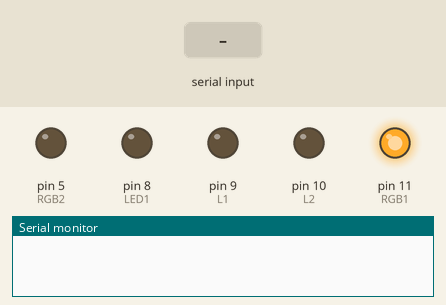
A sketch run on a simulated Arduino Uno, built with avr-gcc and run on an emulated ATmega328P. Parts: output pins drawn as LEDs (lit = HIGH), the last lines printed to the serial monitor. The inputs (shaded band) are chosen by the test bench. Pins used as bus, display or sensor lines are not drawn.

Above: at 1.8 s.
1.9 s: "lightsOn/1\n" received over the second serial link
At 3.1 s:
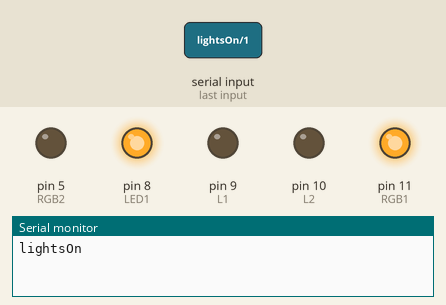
3.4 s: "lightsOn/150\n" received over the second serial link
At 4.4 s:
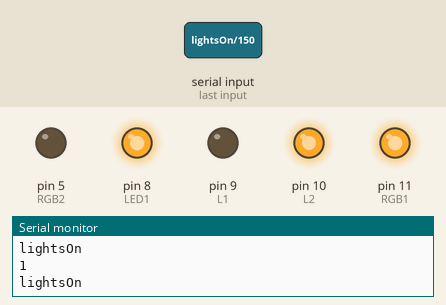
4.9 s: "lightsOff/1\n" received over the second serial link
At 5.5 s:
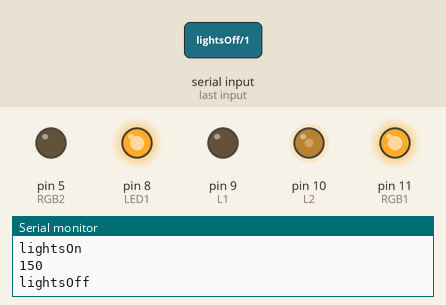
6.4 s: "90/45/200/10\n" received over the second serial link
At 6.7 s:
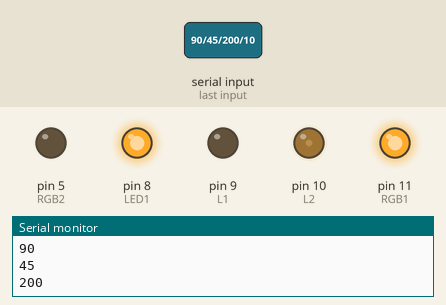
7.9 s: "1/90/45\n" received over the second serial link
At 9.0 s:
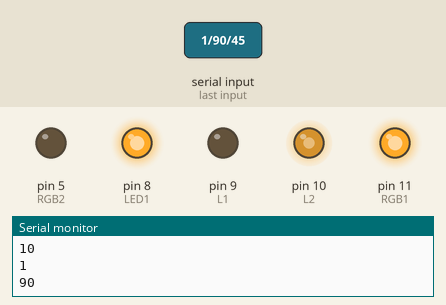
Timing chart, 0 to 10.4 s (numbered marks = the images above; inputs shaded):
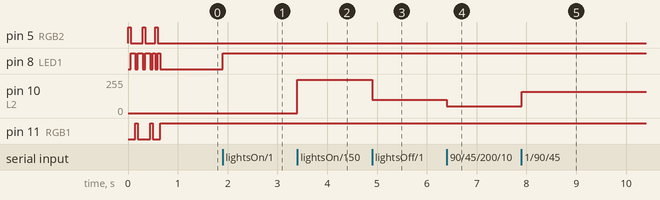

The sketch:

Main.ino
```cpp
#include <SoftwareSerial.h>
#define L1 9
#define L2 10
#define R1 3
#define R2 6
#define bluetoothTx 12
#define bluetoothRx 13
#define LED1 8
#define LED2 14
#define RGB1 11
#define RGB2 5

String content = "";
int trimLeft;
int trimRight;
bool isConnected = false;
SoftwareSerial bluetooth(bluetoothTx, bluetoothRx);

void setup()
{
  pinMode(L1, OUTPUT);
  pinMode(L2, OUTPUT);
  pinMode(R1, OUTPUT);
  pinMode(R2, OUTPUT);
  pinMode(LED1, OUTPUT);
  pinMode(RGB1, OUTPUT);
  pinMode(RGB2, OUTPUT);
  Serial.begin(57600);
  bluetooth.begin(57600);
  rgb(0, 255);
  headlights(LOW);
  delay(50);
  rgb(0, 0);
  headlights(HIGH);
  delay(100);
  rgb(255, 0);
  headlights(LOW);
  delay(50);
  rgb(0, 0);
  headlights(HIGH);
  delay(100);
  rgb(0, 255);
  headlights(LOW);
  delay(50);
  rgb(0, 0);
  headlights(HIGH);
  delay(100);
  rgb(255, 0);
  headlights(LOW);
  delay(50);
  rgb(0, 0);
  headlights(HIGH);
  delay(50);
  rgb(0, 255);
  headlights(LOW);
  delay(50);
  rgb(0, 0);
  headlights(HIGH);
  delay(50);
  rgb(255, 0);
  headlights(LOW);
}

void loop()
{
  /*if (isConnected == false) {
    rgb(255, 0);
    delay(500);
    rgb(0, 0);
    }*/
  if (bluetooth.available()) {
    isConnected = true;
    char character = (char) bluetooth.read();
    //Serial.println(character);
    if (character == '/') {
      Serial.println(content);
      if (strstr(content.c_str(), "trim")) {
        motorTrim(content);
      } else if (strstr(content.c_str(), "rgb")) {
        int equal = content.indexOf("=") + 1;
        content.remove(0, equal);
        int r = split(content, ',', 0).toInt();
        int g = split(content, ',', 1).toInt();
        rgb(r, g);
      } else if (content == "lightsOn") {
        headlights(HIGH);
      } else if (content == "lightsOff") {
        headlights(LOW);
      } else {
        motors(content);
      }
      content = "";
    } else {
      content.concat(character);
    }
  }
}

void motors(String content) {
  int left = split(content, ',', 0).toInt();
  int right = split(content, ',', 1).toInt();
  rightWheels(right);
  leftWheels(left);
}

void motorTrim(String content) {
  if (content == "trimLeft+") {
    trimLeft++;
  }
  if (content == "trimLeft-") {
    trimLeft--;
  }
  if (content == "trimRight+") {
    trimRight++;
  }
  if (content == "trimRight-") {
    trimRight--;
  }
  if (content == "trimLeftReset") {
    trimLeft = 0;
  }
  if (content == "trimRightReset") {
    trimRight = 0;
  }
}

void rightWheels(int rightWheel) {
  if (rightWheel >= 250) {
    analogWrite(R1, rightWheel - 250 + trimRight);
    digitalWrite(R2, LOW);
  }
  if (rightWheel < 250) {
    digitalWrite(R1, LOW);
    analogWrite(R2, 250 - rightWheel + trimRight);
  }
}

void leftWheels(int leftWheel) {
  if (leftWheel >= 250) {
    analogWrite(L1, leftWheel - 250 + trimLeft);
    digitalWrite(L2, LOW);
  }
  if (leftWheel < 250) {
    digitalWrite(L1, LOW);
    analogWrite(L2, 250 - leftWheel + trimLeft);
  }
}

void rgb(int r, int g) {
  analogWrite(RGB1, r);
  analogWrite(RGB2, g);
}

void headlights(int mode) {
  digitalWrite(LED1, mode);
  digitalWrite(LED2, mode);
}

String split(String data, char separator, int index) {
  int found = 0;
  int strIndex[] = {0, -1};
  int maxIndex = data.length() - 1;

  for (int i = 0; i <= maxIndex && found <= index; i++) {
    if (data.charAt(i) == separator || i == maxIndex) {
      found++;
      strIndex[0] = strIndex[1] + 1;
      strIndex[1] = (i == maxIndex) ? i + 1 : i;
    }
  }

  return found > index ? data.substring(strIndex[0], strIndex[1]) : "";
}
```

Measured:
- after the input at 1.9 s, pin 8 (LED1): LOW → HIGH at once
- after the input at 3.4 s, pin 10 (L2): 0/255 → 249/255 at once
- after the input at 4.9 s, pin 10 (L2): 249/255 → 100/255 at once
- after the input at 6.4 s, pin 10 (L2): 100/255 → 50/255 at once
- after the input at 7.9 s, pin 10 (L2): 50/255 → 160/255 at once
